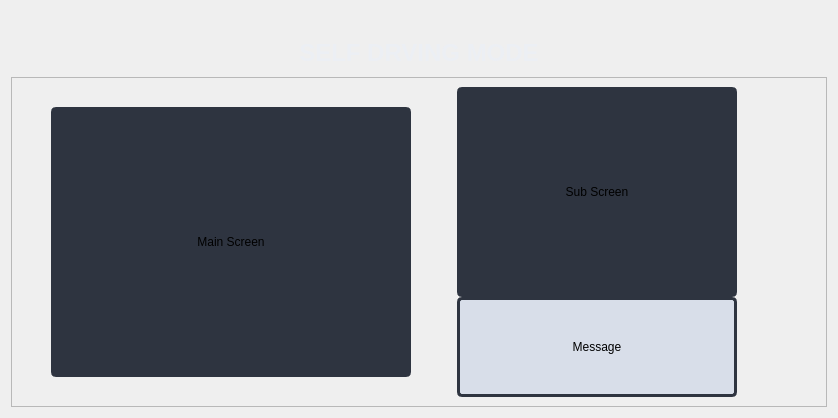
                     <widget class="QWidget" name="selfdriving">
                      <layout class="QVBoxLayout" name="verticalLayout_18">
                       <item>
                        <widget class="QLabel" name="selfdriving_label">
                         <property name="minimumSize">
                          <size>
                           <width>0</width>
                           <height>60</height>
                          </size>
                         </property>
                         <property name="maximumSize">
                          <size>
                           <width>16777215</width>
                           <height>60</height>
                          </size>
                         </property>
                         <property name="font">
                          <font>
                           <family>Segoe UI</family>
                           <pointsize>10</pointsize>
                           <italic>false</italic>
                           <bold>false</bold>
                          </font>
                         </property>
                         <property name="styleSheet">
                          <string notr="true">padding-top:25px;</string>
                         </property>
                         <property name="text">
                          <string>&lt;html&gt;&lt;head/&gt;&lt;body&gt;&lt;p&gt;&lt;span style=&quot; font-size:18pt; font-weight:700; color:#eceff4;&quot;&gt;SELF DRVING MODE&lt;/span&gt;&lt;/p&gt;&lt;/body&gt;&lt;/html&gt;</string>
                         </property>
                         <property name="alignment">
                          <set>Qt::AlignCenter</set>
                         </property>
                        </widget>
                       </item>
                       <item>
                        <widget class="QFrame" name="sd_layout">
                         <property name="styleSheet">
                          <string notr="true"/>
                         </property>
                         <property name="frameShape">
                          <enum>QFrame::StyledPanel</enum>
                         </property>
                         <property name="frameShadow">
                          <enum>QFrame::Raised</enum>
                         </property>
                         <layout class="QHBoxLayout" name="horizontalLayout_6">
                          <item>
                           <layout class="QVBoxLayout" name="verticalLayout_sd1">
                            <property name="leftMargin">
                             <number>30</number>
                            </property>
                            <property name="rightMargin">
                             <number>40</number>
                            </property>
                            <property name="bottomMargin">
                             <number>30</number>
                            </property>
                            <item>
                             <widget class="QLabel" name="sd_main_screen">
                              <property name="minimumSize">
                               <size>
                                <width>360</width>
                                <height>270</height>
                               </size>
                              </property>
                              <property name="maximumSize">
                               <size>
                                <width>320</width>
                                <height>240</height>
                               </size>
                              </property>
                              <property name="styleSheet">
                               <string notr="true">background: #2E3440;
border: 3px solid #2E3440;
border-radius: 5px;</string>
                              </property>
                              <property name="text">
                               <string>Main Screen</string>
                              </property>
                              <property name="alignment">
                               <set>Qt::AlignCenter</set>
                              </property>
                             </widget>
                            </item>
                           </layout>
                          </item>
                          <item>
                           <layout class="QVBoxLayout" name="verticalLayout_sd2">
                            <property name="spacing">
                             <number>0</number>
                            </property>
                            <property name="leftMargin">
                             <number>0</number>
                            </property>
                            <property name="rightMargin">
                             <number>80</number>
                            </property>
                            <item>
                             <widget class="QLabel" name="sd_subscreen1">
                              <property name="sizePolicy">
                               <sizepolicy hsizetype="Preferred" vsizetype="Preferred">
                                <horstretch>0</horstretch>
                                <verstretch>0</verstretch>
                               </sizepolicy>
                              </property>
                              <property name="minimumSize">
                               <size>
                                <width>280</width>
                                <height>210</height>
                               </size>
                              </property>
                              <property name="maximumSize">
                               <size>
                                <width>280</width>
                                <height>210</height>
                               </size>
                              </property>
                              <property name="styleSheet">
                               <string notr="true">background: #2E3440;
border: 3px solid #2E3440;
border-radius: 5px;</string>
                              </property>
                              <property name="midLineWidth">
                               <number>0</number>
                              </property>
                              <property name="text">
                               <string>Sub Screen</string>
                              </property>
                              <property name="alignment">
                               <set>Qt::AlignCenter</set>
                              </property>
                             </widget>
                            </item>
                            <item>
                             <widget class="QLabel" name="sd_message">
                              <property name="minimumSize">
                               <size>
                                <width>280</width>
                                <height>100</height>
                               </size>
                              </property>
                              <property name="maximumSize">
                               <size>
                                <width>280</width>
                                <height>100</height>
                               </size>
                              </property>
                              <property name="styleSheet">
                               <string notr="true">background: #D8DEE9;
border: 3px solid #2E3440;
border-radius: 5px;</string>
                              </property>
                              <property name="text">
                               <string>Message</string>
                              </property>
                              <property name="alignment">
                               <set>Qt::AlignCenter</set>
                              </property>
                             </widget>
                            </item>
                           </layout>
                          </item>
                         </layout>
                        </widget>
                       </item>
                      </layout>
                     </widget>
